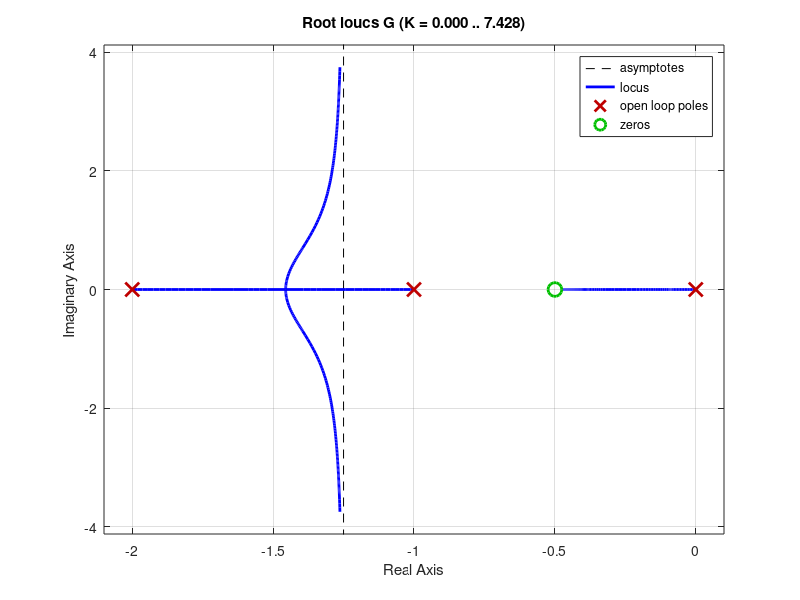

Here is the MATLAB script that generated this plot: (Note: this script raises an error after producing the figure.)
% Ejemplo de compensador serie
% G = (2s+1)/s(s+1)(s+2)
% Mp = 30% y ts = 3s
numG = [2,1];
denG = conv([1,0],conv([1,1],[1,2]));
G = tf(numG,denG)
% Verificar si solo basta con ganancia
rlocus(G)

% Polos dominantes
ts = 3
Mp = 0.3
sig = 4/ts
wd = -sig/log(Mp)*pi
pd = -sig+wd*1i

% No basta solo con ganancia
% Agregamos compensador en Adelanto
% Deficiencia de ángulo
syms s
g = (2*s+1)/(s*(s+1)*(s+2))
% evaluación g(pd)
g_pd = subs(g,s,pd)
angulo_g_pd = angle(g_pd)
angulo_g_pd = double(angulo_g_pd) % radianes
angulo_g_pd = angulo_g_pd*180/pi % grados

% Deficiencia de ángulo
phi = 180 - angulo_g_pd

% Calculo de cero y polo del compensador
sz = 0.1;
angulo_s_sp = double(angle(pd+sz))*180/pi - phi
sp = sig+wd/tand(angulo_s_sp)
gc = (s+sz)/(s+sp)
angulo_gc_pd = double(angle(subs(gc,s,pd)))*180/pi
Gc = tf([1,sz],[1,sp])

% Calculo de cero y polo del compensador
% sp = 0.5;
% angulo_s_sz = double(angle(pd+sp))*180/pi + phi
% sz = sig+wd/tand(angulo_s_sz)
% gc = (s+sz)/(s+sp)
% angulo_gc_pd = double(angle(subs(gc,s,pd)))*180/pi
% sz = 3.6325
% sp = 3.7312
% angulo_gc_pd = double(angle(subs(gc,s,pd)))*180/pi
% Gc = tf([1,sz],[1,sp])

FTLA = Gc*G
figure()
rlocus(FTLA)

K = 8
FTLC = feedback(FTLA*K,1)
figure()
step(FTLC)
stepinfo(FTLC)

% Nueva iteración
sig = 1.5 
wd = 3.5
pd = -sig + wd*1i

% No basta solo con ganancia
% Agregamos compensador en Adelanto
% Deficiencia de ángulo
syms s
g = (2*s+1)/(s*(s+1)*(s+2))
% evaluación g(pd)
g_pd = subs(g,s,pd)
angulo_g_pd = angle(g_pd)
angulo_g_pd = double(angulo_g_pd) % radianes
angulo_g_pd = angulo_g_pd*180/pi % grados

% Deficiencia de ángulo
phi = 180 - angulo_g_pd

% Calculo de cero y polo del compensador
sz = 3;
angulo_s_sp = double(angle(pd+sz))*180/pi - phi
sp = sig+wd/tand(angulo_s_sp)
gc = (s+sz)/(s+sp)
angulo_gc_pd = double(angle(subs(gc,s,pd)))*180/pi
Gc = tf([1,sz],[1,sp])

FTLA = G * Gc
figure()
rlocus(FTLA)

K = 11
FTLC = feedback(FTLA*K,1)
figure()
step(FTLC)
stepinfo(FTLC)